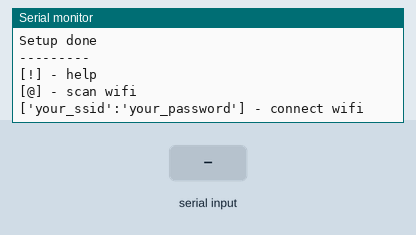
A sketch run on a simulated ESP32. Shown: the last lines printed to the serial monitor. Inputs (shaded band) come from the test bench. WiFi joins after 1.5 s; servers stay silent unless stated; a WiFi scan finds three made-up networks.

Above: at 1.1 s.
1.2 s: "@\n" received over Serial
At 3.6 s:
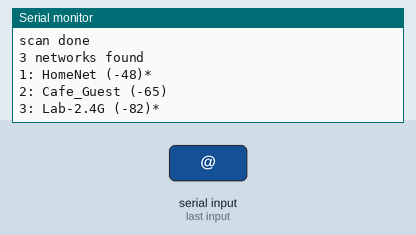
4.2 s: ":\n" received over Serial
At 4.8 s:
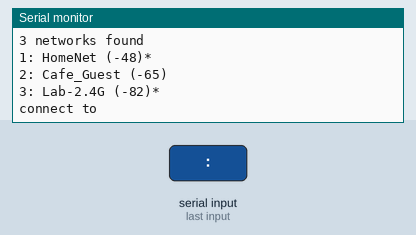

Measured:
- after the input at 1.2 s, the serial monitor: prints a new line after 2.0 s (image 1)
- after the input at 4.2 s, the serial monitor: prints a new line at once (image 2)

The sketch:

SerialWifiConnect.ino
```cpp
#include "WiFi.h"

void setup() {
  Serial.begin(115200);

  WiFi.mode(WIFI_STA);
  WiFi.disconnect();
  delay(100);

  Serial.println("Setup done");

  printHelp();


  while (!serialWifi()) {
    delay(100);
  }
}

void loop() {
  // gonyogonyo
  Serial.println("loooop");

  delay(1000);
}
```

utils.ino
```cpp
// example setup
//#include "WiFi.h"
//
//void setup() {
//  Serial.begin(115200);
//
//  WiFi.mode(WIFI_STA);
//  WiFi.disconnect();
//  delay(100);
//
//  printHelp();
//  while (!serialWifi()) {
//    delay(100);
//  }
//}


bool serialWifi() {
  String inputString = "";
  while (Serial.available() > 0) {
    char inChar = (char)Serial.read();
    inputString += inChar;
    if (inChar == '\n') {
      inputString.trim();
//      Serial.println(inputString);

      if (inputString == "@") {
        scanWifi();
      }
      else if (inputString == "!") {
        printHelp();
      }
      else {
        int i = inputString.indexOf(":");
        if (i < 0) {
          return connectToWiFi(inputString, "");
        }
        else {
          return connectToWiFi(inputString.substring(0, i), inputString.substring(i + 1));
        }
      }
    }
  }
  return false;
}

void printHelp() {
  Serial.println("---------");
  Serial.println("[!] - help");
  Serial.println("[@] - scan wifi");
  Serial.println("['your_ssid':'your_password'] - connect wifi");
}

void scanWifi() {
  int n = WiFi.scanNetworks();
  Serial.println("scan done");
  if (n == 0) {
    Serial.println("no networks found");
  } else {
    Serial.print(n);
    Serial.println(" networks found");
    for (int i = 0; i < n; ++i) {
      Serial.print(i + 1);
      Serial.print(": ");
      Serial.print(WiFi.SSID(i));
      Serial.print(" (");
      Serial.print(WiFi.RSSI(i));
      Serial.print(")");
      Serial.println((WiFi.encryptionType(i) == WIFI_AUTH_OPEN) ? " " : "*");
      delay(10);
    }
  }
  Serial.println("");
}

boolean connectToWiFi(String ssid, String pass) {
  WiFi.disconnect(true);
  WiFi.begin(ssid.c_str(), pass.c_str());
  int count = 0;
  Serial.print("connect to ");
  Serial.println(ssid);

  if (WiFi.waitForConnectResult() == WL_CONNECTED) {
    Serial.println("Connected!");
    Serial.print("IP address: ");
    Serial.println(WiFi.localIP());
    return true;
  }
  Serial.println("Connection Failed!");
  return false;
}
```
